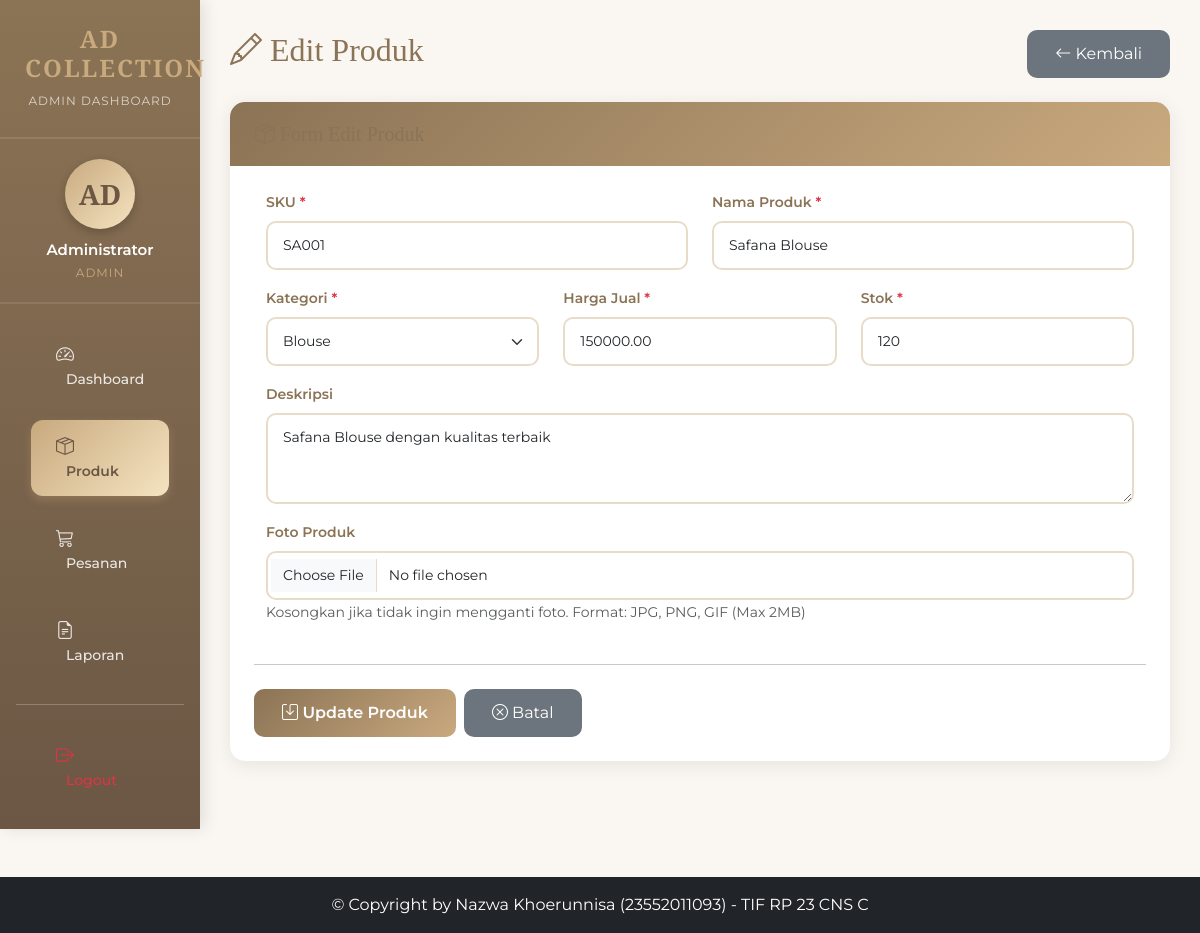
The page /products/edit.php?id=6 (signed in) on the database its author committed.
### tables this page shows
CREATE TABLE IF NOT EXISTS products (
    id INT PRIMARY KEY AUTO_INCREMENT,
    nama_produk VARCHAR(100) NOT NULL,
    sku VARCHAR(50) UNIQUE NOT NULL,
    kategori VARCHAR(50) NOT NULL,
    deskripsi TEXT,
    harga_beli DECIMAL(10, 2) NOT NULL,
    harga_jual DECIMAL(10, 2) NOT NULL,
    stok INT NOT NULL DEFAULT 0,
    foto_produk VARCHAR(255),
    platform ENUM('tiktok', 'shopee', 'manual') DEFAULT 'manual',
    created_at TIMESTAMP DEFAULT CURRENT_TIMESTAMP,
    updated_at TIMESTAMP DEFAULT CURRENT_TIMESTAMP ON UPDATE CURRENT_TIMESTAMP
);

### products/edit.php (the view, shortened to what this page needs)
<?php
require_once '../config/database.php';
$id = intval($_GET['id'] ?? 0);
$query = "SELECT * FROM products WHERE id = $id";
$result = mysqli_query($conn, $query);
$product = mysqli_fetch_assoc($result);
include '../includes/header.php';
?>
<div class="container-fluid">
    <div class="row">
        <?php include '../includes/sidebar.php'; ?>
        <main class="col-12 col-md-10 main-content">
            <div class="d-flex justify-content-between align-items-center mb-4">
                <h2 style="color: var(--primary-brown);">
                    <i class="bi bi-pencil"></i> Edit Produk
                </h2>
                <a href="index.php" class="btn btn-secondary">
                    <i class="bi bi-arrow-left"></i> Kembali
                </a>
            </div>
            <div class="card">
                <div class="card-header">
                    <h5 class="mb-0"><i class="bi bi-box-seam"></i> Form Edit Produk</h5>
                </div>
                <div class="card-body p-4">
                    <form action="update.php" method="POST" enctype="multipart/form-data">
                        <div class="row">
                            <div class="col-md-6 mb-3">
                                <label class="form-label">SKU <span class="text-danger">*</span></label>
                                <input type="text" name="sku" class="form-control"
                                       value="<?= $product['sku'] ?>" required>
                            </div>
                            <div class="col-md-6 mb-3">
                                <label class="form-label">Nama Produk <span class="text-danger">*</span></label>
                                <input type="text" name="nama_produk" class="form-control"
                                       value="<?= $product['nama_produk'] ?>" required>
                            </div>
                            <div class="col-md-4 mb-3">
                                <label class="form-label">Kategori <span class="text-danger">*</span></label>
                                <select name="kategori" class="form-select" required>
                                    <option value="Blouse" <?= $product['kategori'] == 'Blouse' ? 'selected' : '' ?>>Blouse</option>
                                </select>
                            </div>
                            <div class="col-md-4 mb-3">
                                <label class="form-label">Harga Jual <span class="text-danger">*</span></label>
                                <input type="number" name="harga_jual" class="form-control"
                                       value="<?= $product['harga_jual'] ?>" required min="0" step="1000">
                            </div>
                            <div class="col-md-4 mb-3">
                                <label class="form-label">Stok <span class="text-danger">*</span></label>
                                <input type="number" name="stok" class="form-control"
                                       value="<?= $product['stok'] ?>" required min="0">
                            </div>
                            <div class="col-md-12 mb-3">
                                <label class="form-label">Deskripsi</label>
                                <textarea name="deskripsi" class="form-control" rows="3"><?= $product['deskripsi'] ?></textarea>
                            </div>
                            <div class="col-md-12 mb-3">
                                <label class="form-label">Foto Produk</label>
                                <input type="file" name="foto" class="form-control"
                                       accept="image/jpeg,image/jpg,image/png,image/gif">
                                <small class="text-muted">Kosongkan jika tidak ingin mengganti foto. Format: JPG, PNG, GIF (Max 2MB)</small>
                            </div>
                        </div>
                        <hr class="my-4">
                        <div class="d-flex gap-2">
                            <button type="submit" class="btn btn-primary">
                                <i class="bi bi-save"></i> Update Produk
                            </button>
                            <a href="index.php" class="btn btn-secondary">
                                <i class="bi bi-x-circle"></i> Batal
                            </a>
                        </div>
                    </form>
                </div>
            </div>
        </main>
    </div>
</div>
<?php include '../includes/footer.php'; ?>

### includes/header.php (style rules this page uses)
:root { --primary-brown: #8B7355; --secondary-gold: #C9A97E; --cream: #FAF7F2; --light-cream: #F5EFE6; --dark-brown: #6B5744; --text-dark: #3E3E3E; }
* { margin: 0; padding: 0; box-sizing: border-box; }
body { font-family: 'Montserrat', sans-serif; background-color: var(--cream); color: var(--text-dark); overflow-x: hidden; }
.container-fluid { padding: 0; }
.row { margin: 0; }
h1, h2, h3, h4, h5, h6 { font-family: 'Playfair Display', serif; color: var(--primary-brown); }
.main-content { background-color: var(--cream); min-height: 100vh; padding: 30px; }
.card { border: none; box-shadow: 0 4px 20px rgba(0,0,0,0.08); border-radius: 15px; background: white; }
.card-header { background: linear-gradient(135deg, #8B7355 0%, #C9A97E 100%); color: white; border: none; border-radius: 15px 15px 0 0 !important; padding: 20px 25px; font-family: 'Playfair Display', serif; }
.btn-primary { background: linear-gradient(135deg, #8B7355 0%, #C9A97E 100%); border: none; color: white; font-weight: 600; padding: 12px 28px; border-radius: 10px; transition: all 0.3s ease; }
.btn-secondary { background: #6c757d; border: none; color: white; padding: 12px 28px; border-radius: 10px; }
.form-control, .form-select { border: 2px solid #E8DCC8; border-radius: 10px; padding: 12px 15px; font-size: 14px; }
.form-label { font-weight: 600; color: var(--primary-brown); margin-bottom: 8px; font-size: 14px; }

### rows shown on the page
products: sku "SA001", nama_produk "Safana Blouse", kategori "Blouse", harga_jual "150000.00", stok "120", deskripsi "Safana Blouse dengan kualitas terbaik"

### other values the page prints
substr($user_name, 0, 2) "AD"
$user_name "Administrator"
$user_role "ADMIN"
